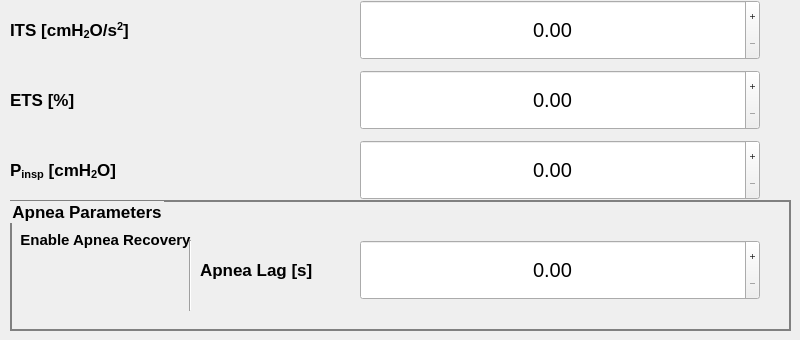
      <widget class="QWidget" name="tab_psv">
       <property name="font">
        <font>
         <pointsize>15</pointsize>
        </font>
       </property>
       <attribute name="title">
        <string>PSV</string>
       </attribute>
       <widget class="QLabel" name="label_6">
        <property name="geometry">
         <rect>
          <x>10</x>
          <y>0</y>
          <width>340</width>
          <height>60</height>
         </rect>
        </property>
        <property name="font">
         <font>
          <pointsize>13</pointsize>
          <weight>75</weight>
          <bold>true</bold>
         </font>
        </property>
        <property name="text">
         <string>&lt;html&gt;&lt;head/&gt;&lt;body&gt;&lt;p&gt;ITS [cmH&lt;span style=&quot; vertical-align:sub;&quot;&gt;2&lt;/span&gt;O/s&lt;span style=&quot; vertical-align:super;&quot;&gt;2&lt;/span&gt;]&lt;/p&gt;&lt;/body&gt;&lt;/html&gt;</string>
        </property>
       </widget>
       <widget class="QLabel" name="label_7">
        <property name="geometry">
         <rect>
          <x>10</x>
          <y>80</y>
          <width>340</width>
          <height>40</height>
         </rect>
        </property>
        <property name="font">
         <font>
          <pointsize>13</pointsize>
          <weight>75</weight>
          <bold>true</bold>
         </font>
        </property>
        <property name="text">
         <string>ETS [%]</string>
        </property>
       </widget>
       <widget class="QDoubleSpinBox" name="spinBox_pressure_trigger">
        <property name="geometry">
         <rect>
          <x>360</x>
          <y>0</y>
          <width>400</width>
          <height>60</height>
         </rect>
        </property>
        <property name="font">
         <font>
          <pointsize>15</pointsize>
         </font>
        </property>
        <property name="alignment">
         <set>Qt::AlignCenter</set>
        </property>
        <property name="buttonSymbols">
         <enum>QAbstractSpinBox::PlusMinus</enum>
        </property>
       </widget>
       <widget class="QDoubleSpinBox" name="spinBox_flow_trigger">
        <property name="geometry">
         <rect>
          <x>360</x>
          <y>70</y>
          <width>400</width>
          <height>60</height>
         </rect>
        </property>
        <property name="font">
         <font>
          <pointsize>15</pointsize>
         </font>
        </property>
        <property name="alignment">
         <set>Qt::AlignCenter</set>
        </property>
        <property name="buttonSymbols">
         <enum>QAbstractSpinBox::PlusMinus</enum>
        </property>
       </widget>
       <widget class="Line" name="line_4">
        <property name="geometry">
         <rect>
          <x>180</x>
          <y>240</y>
          <width>20</width>
          <height>71</height>
         </rect>
        </property>
        <property name="orientation">
         <enum>Qt::Vertical</enum>
        </property>
       </widget>
       <widget class="QPushButton" name="fake_btn_pr_trigger">
        <property name="geometry">
         <rect>
          <x>440</x>
          <y>0</y>
          <width>240</width>
          <height>60</height>
         </rect>
        </property>
        <property name="palette">
         <palette>
          <active>
           <colorrole role="Button">
            <brush brushstyle="SolidPattern">
             <color alpha="0">
              <red>0</red>
              <green>0</green>
              <blue>0</blue>
             </color>
            </brush>
           </colorrole>
           <colorrole role="Base">
            <brush brushstyle="SolidPattern">
             <color alpha="0">
              <red>0</red>
              <green>0</green>
              <blue>0</blue>
             </color>
            </brush>
           </colorrole>
           <colorrole role="Window">
            <brush brushstyle="SolidPattern">
             <color alpha="0">
              <red>0</red>
              <green>0</green>
              <blue>0</blue>
             </color>
            </brush>
           </colorrole>
          </active>
          <inactive>
           <colorrole role="Button">
            <brush brushstyle="SolidPattern">
             <color alpha="0">
              <red>0</red>
              <green>0</green>
              <blue>0</blue>
             </color>
            </brush>
           </colorrole>
           <colorrole role="Base">
            <brush brushstyle="SolidPattern">
             <color alpha="0">
              <red>0</red>
              <green>0</green>
              <blue>0</blue>
             </color>
            </brush>
           </colorrole>
           <colorrole role="Window">
            <brush brushstyle="SolidPattern">
             <color alpha="0">
              <red>0</red>
              <green>0</green>
              <blue>0</blue>
             </color>
            </brush>
           </colorrole>
          </inactive>
          <disabled>
           <colorrole role="Button">
            <brush brushstyle="SolidPattern">
             <color alpha="0">
              <red>0</red>
              <green>0</green>
              <blue>0</blue>
             </color>
            </brush>
           </colorrole>
           <colorrole role="Base">
            <brush brushstyle="SolidPattern">
             <color alpha="0">
              <red>0</red>
              <green>0</green>
              <blue>0</blue>
             </color>
            </brush>
           </colorrole>
           <colorrole role="Window">
            <brush brushstyle="SolidPattern">
             <color alpha="0">
              <red>0</red>
              <green>0</green>
              <blue>0</blue>
             </color>
            </brush>
           </colorrole>
          </disabled>
         </palette>
        </property>
        <property name="font">
         <font>
          <underline>false</underline>
         </font>
        </property>
        <property name="styleSheet">
         <string notr="true">QPushButton {
	background-color: rgba(0, 0, 0, 0);
     border-style: outset;
}</string>
        </property>
        <property name="text">
         <string/>
        </property>
       </widget>
       <widget class="QPushButton" name="fake_btn_flow_trig">
        <property name="geometry">
         <rect>
          <x>440</x>
          <y>70</y>
          <width>240</width>
          <height>60</height>
         </rect>
        </property>
        <property name="palette">
         <palette>
          <active>
           <colorrole role="Button">
            <brush brushstyle="SolidPattern">
             <color alpha="0">
              <red>0</red>
              <green>0</green>
              <blue>0</blue>
             </color>
            </brush>
           </colorrole>
           <colorrole role="Base">
            <brush brushstyle="SolidPattern">
             <color alpha="0">
              <red>0</red>
              <green>0</green>
              <blue>0</blue>
             </color>
            </brush>
           </colorrole>
           <colorrole role="Window">
            <brush brushstyle="SolidPattern">
             <color alpha="0">
              <red>0</red>
              <green>0</green>
              <blue>0</blue>
             </color>
            </brush>
           </colorrole>
          </active>
          <inactive>
           <colorrole role="Button">
            <brush brushstyle="SolidPattern">
             <color alpha="0">
              <red>0</red>
              <green>0</green>
              <blue>0</blue>
             </color>
            </brush>
           </colorrole>
           <colorrole role="Base">
            <brush brushstyle="SolidPattern">
             <color alpha="0">
              <red>0</red>
              <green>0</green>
              <blue>0</blue>
             </color>
            </brush>
           </colorrole>
           <colorrole role="Window">
            <brush brushstyle="SolidPattern">
             <color alpha="0">
              <red>0</red>
              <green>0</green>
              <blue>0</blue>
             </color>
            </brush>
           </colorrole>
          </inactive>
          <disabled>
           <colorrole role="Button">
            <brush brushstyle="SolidPattern">
             <color alpha="0">
              <red>0</red>
              <green>0</green>
              <blue>0</blue>
             </color>
            </brush>
           </colorrole>
           <colorrole role="Base">
            <brush brushstyle="SolidPattern">
             <color alpha="0">
              <red>0</red>
              <green>0</green>
              <blue>0</blue>
             </color>
            </brush>
           </colorrole>
           <colorrole role="Window">
            <brush brushstyle="SolidPattern">
             <color alpha="0">
              <red>0</red>
              <green>0</green>
              <blue>0</blue>
             </color>
            </brush>
           </colorrole>
          </disabled>
         </palette>
        </property>
        <property name="font">
         <font>
          <underline>false</underline>
         </font>
        </property>
        <property name="styleSheet">
         <string notr="true">QPushButton {
	background-color: rgba(0, 0, 0, 0);
     border-style: outset;
}</string>
        </property>
        <property name="text">
         <string/>
        </property>
       </widget>
       <widget class="QDoubleSpinBox" name="spinBox_support_pressure">
        <property name="geometry">
         <rect>
          <x>360</x>
          <y>140</y>
          <width>400</width>
          <height>60</height>
         </rect>
        </property>
        <property name="font">
         <font>
          <pointsize>15</pointsize>
         </font>
        </property>
        <property name="alignment">
         <set>Qt::AlignCenter</set>
        </property>
        <property name="buttonSymbols">
         <enum>QAbstractSpinBox::PlusMinus</enum>
        </property>
       </widget>
       <widget class="QPushButton" name="fake_btn_support_pressure">
        <property name="geometry">
         <rect>
          <x>440</x>
          <y>140</y>
          <width>240</width>
          <height>60</height>
         </rect>
        </property>
        <property name="palette">
         <palette>
          <active>
           <colorrole role="Button">
            <brush brushstyle="SolidPattern">
             <color alpha="0">
              <red>0</red>
              <green>0</green>
              <blue>0</blue>
             </color>
            </brush>
           </colorrole>
           <colorrole role="Base">
            <brush brushstyle="SolidPattern">
             <color alpha="0">
              <red>0</red>
              <green>0</green>
              <blue>0</blue>
             </color>
            </brush>
           </colorrole>
           <colorrole role="Window">
            <brush brushstyle="SolidPattern">
             <color alpha="0">
              <red>0</red>
              <green>0</green>
              <blue>0</blue>
             </color>
            </brush>
           </colorrole>
          </active>
          <inactive>
           <colorrole role="Button">
            <brush brushstyle="SolidPattern">
             <color alpha="0">
              <red>0</red>
              <green>0</green>
              <blue>0</blue>
             </color>
            </brush>
           </colorrole>
           <colorrole role="Base">
            <brush brushstyle="SolidPattern">
             <color alpha="0">
              <red>0</red>
              <green>0</green>
              <blue>0</blue>
             </color>
            </brush>
           </colorrole>
           <colorrole role="Window">
            <brush brushstyle="SolidPattern">
             <color alpha="0">
              <red>0</red>
              <green>0</green>
              <blue>0</blue>
             </color>
            </brush>
           </colorrole>
          </inactive>
          <disabled>
           <colorrole role="Button">
            <brush brushstyle="SolidPattern">
             <color alpha="0">
              <red>0</red>
              <green>0</green>
              <blue>0</blue>
             </color>
            </brush>
           </colorrole>
           <colorrole role="Base">
            <brush brushstyle="SolidPattern">
             <color alpha="0">
              <red>0</red>
              <green>0</green>
              <blue>0</blue>
             </color>
            </brush>
           </colorrole>
           <colorrole role="Window">
            <brush brushstyle="SolidPattern">
             <color alpha="0">
              <red>0</red>
              <green>0</green>
              <blue>0</blue>
             </color>
            </brush>
           </colorrole>
          </disabled>
         </palette>
        </property>
        <property name="font">
         <font>
          <underline>false</underline>
         </font>
        </property>
        <property name="styleSheet">
         <string notr="true">QPushButton {
	background-color: rgba(0, 0, 0, 0);
     border-style: outset;
}</string>
        </property>
        <property name="text">
         <string/>
        </property>
       </widget>
       <widget class="QLabel" name="label_9">
        <property name="geometry">
         <rect>
          <x>10</x>
          <y>140</y>
          <width>340</width>
          <height>60</height>
         </rect>
        </property>
        <property name="font">
         <font>
          <pointsize>13</pointsize>
          <weight>75</weight>
          <bold>true</bold>
         </font>
        </property>
        <property name="text">
         <string>&lt;html&gt;&lt;head/&gt;&lt;body&gt;&lt;p&gt;P&lt;span style=&quot; vertical-align:sub;&quot;&gt;insp&lt;/span&gt; [cmH&lt;span style=&quot; vertical-align:sub;&quot;&gt;2&lt;/span&gt;O]&lt;/p&gt;&lt;/body&gt;&lt;/html&gt;</string>
        </property>
       </widget>
       <widget class="QGroupBox" name="groupBox">
        <property name="geometry">
         <rect>
          <x>10</x>
          <y>200</y>
          <width>781</width>
          <height>131</height>
         </rect>
        </property>
        <property name="font">
         <font>
          <pointsize>13</pointsize>
          <weight>75</weight>
          <bold>true</bold>
         </font>
        </property>
        <property name="styleSheet">
         <string notr="true">QGroupBox {
border: 2px solid gray;
}</string>
        </property>
        <property name="title">
         <string>Apnea Parameters</string>
        </property>
        <widget class="QLabel" name="label_11">
         <property name="geometry">
          <rect>
           <x>10</x>
           <y>20</y>
           <width>171</width>
           <height>40</height>
          </rect>
         </property>
         <property name="font">
          <font>
           <pointsize>11</pointsize>
           <weight>75</weight>
           <bold>true</bold>
          </font>
         </property>
         <property name="text">
          <string>Enable Apnea Recovery</string>
         </property>
         <property name="alignment">
          <set>Qt::AlignCenter</set>
         </property>
        </widget>
        <widget class="QLabel" name="label_8">
         <property name="geometry">
          <rect>
           <x>190</x>
           <y>40</y>
           <width>150</width>
           <height>60</height>
          </rect>
         </property>
         <property name="font">
          <font>
           <pointsize>13</pointsize>
           <weight>75</weight>
           <bold>true</bold>
          </font>
         </property>
         <property name="text">
          <string>&lt;html&gt;&lt;head/&gt;&lt;body&gt;&lt;p&gt;Apnea Lag [s]&lt;/p&gt;&lt;/body&gt;&lt;/html&gt;</string>
         </property>
        </widget>
        <widget class="QDoubleSpinBox" name="spinBox_max_apnea_time">
         <property name="geometry">
          <rect>
           <x>350</x>
           <y>40</y>
           <width>400</width>
           <height>60</height>
          </rect>
         </property>
         <property name="font">
          <font>
           <pointsize>15</pointsize>
          </font>
         </property>
         <property name="layoutDirection">
          <enum>Qt::LeftToRight</enum>
         </property>
         <property name="styleSheet">
          <string notr="true"/>
         </property>
         <property name="alignment">
          <set>Qt::AlignCenter</set>
         </property>
         <property name="buttonSymbols">
          <enum>QAbstractSpinBox::PlusMinus</enum>
         </property>
         <property name="showGroupSeparator" stdset="0">
          <bool>true</bool>
         </property>
        </widget>
        <widget class="QPushButton" name="fake_btn_max_apnea_time">
         <property name="geometry">
          <rect>
           <x>430</x>
           <y>40</y>
           <width>240</width>
           <height>60</height>
          </rect>
         </property>
         <property name="palette">
          <palette>
           <active>
            <colorrole role="Button">
             <brush brushstyle="SolidPattern">
              <color alpha="0">
               <red>0</red>
               <green>0</green>
               <blue>0</blue>
              </color>
             </brush>
            </colorrole>
            <colorrole role="Base">
             <brush brushstyle="SolidPattern">
              <color alpha="0">
               <red>0</red>
               <green>0</green>
               <blue>0</blue>
              </color>
             </brush>
            </colorrole>
            <colorrole role="Window">
             <brush brushstyle="SolidPattern">
              <color alpha="0">
               <red>0</red>
               <green>0</green>
               <blue>0</blue>
              </color>
             </brush>
            </colorrole>
           </active>
           <inactive>
            <colorrole role="Button">
             <brush brushstyle="SolidPattern">
              <color alpha="0">
               <red>0</red>
               <green>0</green>
               <blue>0</blue>
              </color>
             </brush>
            </colorrole>
            <colorrole role="Base">
             <brush brushstyle="SolidPattern">
              <color alpha="0">
               <red>0</red>
               <green>0</green>
               <blue>0</blue>
              </color>
             </brush>
            </colorrole>
            <colorrole role="Window">
             <brush brushstyle="SolidPattern">
              <color alpha="0">
               <red>0</red>
               <green>0</green>
               <blue>0</blue>
              </color>
             </brush>
            </colorrole>
           </inactive>
           <disabled>
            <colorrole role="Button">
             <brush brushstyle="SolidPattern">
              <color alpha="0">
               <red>0</red>
               <green>0</green>
               <blue>0</blue>
              </color>
             </brush>
            </colorrole>
            <colorrole role="Base">
             <brush brushstyle="SolidPattern">
              <color alpha="0">
               <red>0</red>
               <green>0</green>
               <blue>0</blue>
              </color>
             </brush>
            </colorrole>
            <colorrole role="Window">
             <brush brushstyle="SolidPattern">
              <color alpha="0">
               <red>0</red>
               <green>0</green>
               <blue>0</blue>
              </color>
             </brush>
            </colorrole>
           </disabled>
          </palette>
         </property>
         <property name="font">
          <font>
           <underline>false</underline>
          </font>
         </property>
         <property name="styleSheet">
          <string notr="true">QPushButton {
	background-color: rgba(0, 0, 0, 0);
     border-style: outset;
}</string>
         </property>
         <property name="text">
          <string/>
         </property>
        </widget>
        <widget class="MVMToggle" name="toggle_enable_backup" native="true">
         <property name="enabled">
          <bool>false</bool>
         </property>
         <property name="geometry">
          <rect>
           <x>20</x>
           <y>60</y>
           <width>130</width>
           <height>40</height>
          </rect>
         </property>
        </widget>
       </widget>
       <zorder>groupBox</zorder>
       <zorder>label_6</zorder>
       <zorder>label_7</zorder>
       <zorder>spinBox_pressure_trigger</zorder>
       <zorder>spinBox_flow_trigger</zorder>
       <zorder>line_4</zorder>
       <zorder>fake_btn_pr_trigger</zorder>
       <zorder>fake_btn_flow_trig</zorder>
       <zorder>spinBox_support_pressure</zorder>
       <zorder>fake_btn_support_pressure</zorder>
       <zorder>label_9</zorder>
      </widget>
